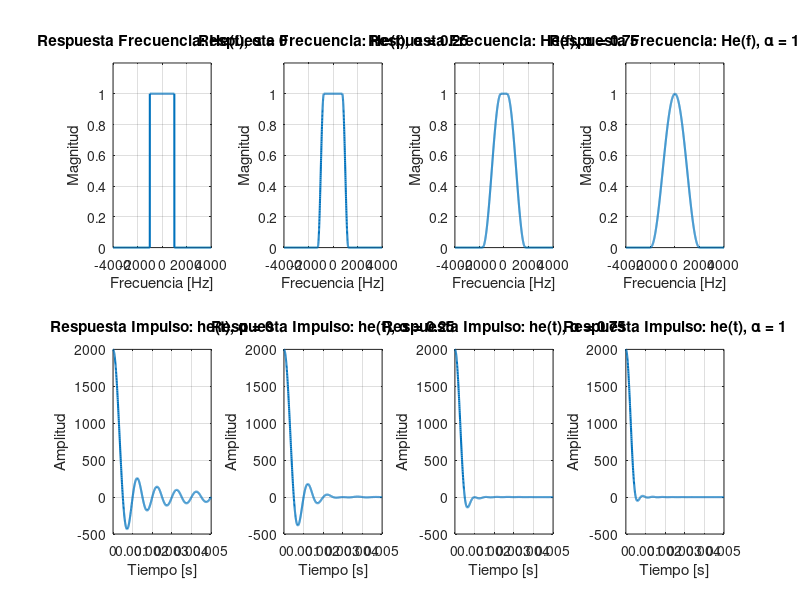

MATLAB code for this plot:
clc; clear; close all;

f0 = 1000;
alphas = [0, 0.25, 0.75, 1];
t = linspace(0, 5/f0, 1000);
f = linspace(-2*f0*2, 2*f0*2, 2000);

figure('Name','Filtro Coseno Alzado - Respuesta en Frecuencia e Impulso');

for i = 1:length(alphas)
    alpha = alphas(i);
    fDelta = alpha * f0;
    B = f0 * (1 + alpha);
    f1 = f0 * (1 - alpha);
    
    He = zeros(size(f));
    for j = 1:length(f)
        fj = abs(f(j));
        if fj < f1
            He(j) = 1;
        elseif fj < B
            He(j) = 0.5 * (1 + cos(pi * (fj - f1) / (2*fDelta)));
        else
            He(j) = 0;
        end
    end

    subplot(2, length(alphas), i);
    plot(f, He, 'LineWidth', 1.5);
    title(['Respuesta Frecuencia: He(f), \alpha = ', num2str(alpha)]);
    xlabel('Frecuencia [Hz]');
    ylabel('Magnitud');
    grid on;
    ylim([0 1.2]);

    sinc_part = sinc(2*f0*t);
    cos_part = cos(2*pi*fDelta*t);
    denom_part = 1 - (4*fDelta*t).^2;
    denom_part(abs(denom_part) < 1e-6) = 1e-6;

    h_t = 2*f0 * sinc_part .* (cos_part ./ denom_part);

    subplot(2, length(alphas), i + length(alphas));
    plot(t, h_t, 'LineWidth', 1.5);
    title(['Respuesta Impulso: he(t), \alpha = ', num2str(alpha)]);
    xlabel('Tiempo [s]');
    ylabel('Amplitud');
    grid on;
end
